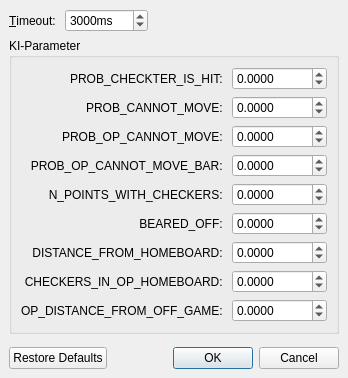
<ui version="4.0" >
 <class>AISettingsDialog</class>
 <widget class="QDialog" name="AISettingsDialog" >
  <property name="geometry" >
   <rect>
    <x>0</x>
    <y>0</y>
    <width>335</width>
    <height>378</height>
   </rect>
  </property>
  <property name="sizePolicy" >
   <sizepolicy>
    <hsizetype>0</hsizetype>
    <vsizetype>0</vsizetype>
    <horstretch>0</horstretch>
    <verstretch>0</verstretch>
   </sizepolicy>
  </property>
  <property name="windowTitle" >
   <string>KI-Einstellungen</string>
  </property>
  <property name="windowIcon" >
   <iconset resource="data/gui.qrc" >:/player_types/system.png</iconset>
  </property>
  <layout class="QVBoxLayout" >
   <property name="margin" >
    <number>9</number>
   </property>
   <property name="spacing" >
    <number>6</number>
   </property>
   <item>
    <layout class="QHBoxLayout" >
     <property name="margin" >
      <number>0</number>
     </property>
     <property name="spacing" >
      <number>6</number>
     </property>
     <item>
      <widget class="QLabel" name="label_6" >
       <property name="text" >
        <string>&amp;Timeout: </string>
       </property>
       <property name="alignment" >
        <set>Qt::AlignRight|Qt::AlignTrailing|Qt::AlignVCenter</set>
       </property>
       <property name="buddy" >
        <cstring>timeout</cstring>
       </property>
      </widget>
     </item>
     <item>
      <widget class="QSpinBox" name="timeout" >
       <property name="suffix" >
        <string>ms</string>
       </property>
       <property name="maximum" >
        <number>999999999</number>
       </property>
       <property name="singleStep" >
        <number>1000</number>
       </property>
       <property name="value" >
        <number>3000</number>
       </property>
      </widget>
     </item>
     <item>
      <spacer>
       <property name="orientation" >
        <enum>Qt::Horizontal</enum>
       </property>
       <property name="sizeHint" >
        <size>
         <width>0</width>
         <height>0</height>
        </size>
       </property>
      </spacer>
     </item>
    </layout>
   </item>
   <item>
    <widget class="QGroupBox" name="group_factors" >
     <property name="title" >
      <string>KI-Parameter</string>
     </property>
     <layout class="QGridLayout" >
      <property name="margin" >
       <number>9</number>
      </property>
      <property name="spacing" >
       <number>6</number>
      </property>
      <item row="5" column="0" >
       <widget class="QLabel" name="label_4" >
        <property name="toolTip" >
         <string>Einflussstärke der Zahl der ausgewürfelten Spielsteine.</string>
        </property>
        <property name="text" >
         <string>BEARED_OFF: </string>
        </property>
        <property name="alignment" >
         <set>Qt::AlignRight|Qt::AlignTrailing|Qt::AlignVCenter</set>
        </property>
        <property name="buddy" >
         <cstring>beared_off</cstring>
        </property>
       </widget>
      </item>
      <item row="1" column="1" >
       <widget class="QDoubleSpinBox" name="prob_cannot_move" >
        <property name="toolTip" >
         <string>Einflussstärke der Wahrscheinlichkeit, dass die KI im nächsten Zug zugunfähig ist.</string>
        </property>
        <property name="decimals" >
         <number>4</number>
        </property>
        <property name="maximum" >
         <double>10000.000000000000000</double>
        </property>
        <property name="minimum" >
         <double>-10000.000000000000000</double>
        </property>
       </widget>
      </item>
      <item row="8" column="1" >
       <widget class="QDoubleSpinBox" name="op_distance_from_off_game" >
        <property name="toolTip" >
         <string>Einflussstärke der durschnittlichen Entfernung der Spielsteine des Gegners bis diese ausgewürfelt sind.</string>
        </property>
        <property name="decimals" >
         <number>4</number>
        </property>
        <property name="maximum" >
         <double>10000.000000000000000</double>
        </property>
        <property name="minimum" >
         <double>-10000.000000000000000</double>
        </property>
       </widget>
      </item>
      <item row="8" column="0" >
       <widget class="QLabel" name="label_5" >
        <property name="toolTip" >
         <string>Einflussstärke der durschnittlichen Entfernung der Spielsteine des Gegners bis diese ausgewürfelt sind.</string>
        </property>
        <property name="text" >
         <string>OP_DISTANCE_FROM_OFF_GAME: </string>
        </property>
        <property name="alignment" >
         <set>Qt::AlignRight|Qt::AlignTrailing|Qt::AlignVCenter</set>
        </property>
        <property name="buddy" >
         <cstring>op_distance_from_off_game</cstring>
        </property>
       </widget>
      </item>
      <item row="2" column="1" >
       <widget class="QDoubleSpinBox" name="prob_op_cannot_move" >
        <property name="toolTip" >
         <string>Einflussstärke der Wahrscheinlichkeit, dass der Gegner im nächsten Zug zugunfähig ist.</string>
        </property>
        <property name="decimals" >
         <number>4</number>
        </property>
        <property name="maximum" >
         <double>9999.999900000000707</double>
        </property>
        <property name="minimum" >
         <double>-9999.999900000000707</double>
        </property>
       </widget>
      </item>
      <item row="5" column="1" >
       <widget class="QDoubleSpinBox" name="beared_off" >
        <property name="toolTip" >
         <string>Einflussstärke der Zahl der ausgewürfelten Spielsteine.</string>
        </property>
        <property name="decimals" >
         <number>4</number>
        </property>
        <property name="maximum" >
         <double>9999.999900000000707</double>
        </property>
        <property name="minimum" >
         <double>-9999.999900000000707</double>
        </property>
       </widget>
      </item>
      <item row="2" column="0" >
       <widget class="QLabel" name="label_2" >
        <property name="toolTip" >
         <string>Einflussstärke der Wahrscheinlichkeit, dass der Gegner im nächsten Zug zugunfähig ist.</string>
        </property>
        <property name="text" >
         <string>PROB_OP_CANNOT_MOVE: </string>
        </property>
        <property name="alignment" >
         <set>Qt::AlignRight|Qt::AlignTrailing|Qt::AlignVCenter</set>
        </property>
        <property name="buddy" >
         <cstring>prob_op_cannot_move</cstring>
        </property>
       </widget>
      </item>
      <item row="1" column="0" >
       <widget class="QLabel" name="label_7" >
        <property name="toolTip" >
         <string>Einflussstärke der Wahrscheinlichkeit, dass die KI im nächsten Zug zugunfähig ist.</string>
        </property>
        <property name="text" >
         <string>PROB_CANNOT_MOVE: </string>
        </property>
        <property name="alignment" >
         <set>Qt::AlignRight|Qt::AlignTrailing|Qt::AlignVCenter</set>
        </property>
        <property name="buddy" >
         <cstring>prob_cannot_move</cstring>
        </property>
       </widget>
      </item>
      <item row="7" column="1" >
       <widget class="QDoubleSpinBox" name="checkers_in_op_homeboard" >
        <property name="toolTip" >
         <string>Einflussstärke der Anzahl der eigenen Spielsteine im gegnerischen Homeboard und auf der Bar.</string>
        </property>
        <property name="decimals" >
         <number>4</number>
        </property>
        <property name="maximum" >
         <double>10000.000000000000000</double>
        </property>
        <property name="minimum" >
         <double>-10000.000000000000000</double>
        </property>
        <property name="value" >
         <double>0.000000000000000</double>
        </property>
       </widget>
      </item>
      <item row="6" column="0" >
       <widget class="QLabel" name="label_8" >
        <property name="toolTip" >
         <string>Einflussstärke der durchschnittlichen Entfernung vom Homeboard.</string>
        </property>
        <property name="text" >
         <string>DISTANCE_FROM_HOMEBOARD: </string>
        </property>
        <property name="alignment" >
         <set>Qt::AlignRight|Qt::AlignTrailing|Qt::AlignVCenter</set>
        </property>
        <property name="buddy" >
         <cstring>distance_from_homeboard</cstring>
        </property>
       </widget>
      </item>
      <item row="7" column="0" >
       <widget class="QLabel" name="label_9" >
        <property name="toolTip" >
         <string>Einflussstärke der Anzahl der eigenen Spielsteine im gegnerischen Homeboard und auf der Bar.</string>
        </property>
        <property name="text" >
         <string>CHECKERS_IN_OP_HOMEBOARD: </string>
        </property>
        <property name="alignment" >
         <set>Qt::AlignRight|Qt::AlignTrailing|Qt::AlignVCenter</set>
        </property>
        <property name="buddy" >
         <cstring>checkers_in_op_homeboard</cstring>
        </property>
       </widget>
      </item>
      <item row="6" column="1" >
       <widget class="QDoubleSpinBox" name="distance_from_homeboard" >
        <property name="toolTip" >
         <string>Einflussstärke der durchschnittlichen Entfernung vom Homeboard.</string>
        </property>
        <property name="decimals" >
         <number>4</number>
        </property>
        <property name="maximum" >
         <double>10000.000000000000000</double>
        </property>
        <property name="minimum" >
         <double>-10000.000000000000000</double>
        </property>
       </widget>
      </item>
      <item row="0" column="0" >
       <widget class="QLabel" name="label" >
        <property name="toolTip" >
         <string>Einflussstärke der Wahrscheinlichkeit, dass ein eigener Spielstein geschlagen wird.</string>
        </property>
        <property name="text" >
         <string>PROB_CHECKTER_IS_HIT: </string>
        </property>
        <property name="alignment" >
         <set>Qt::AlignRight|Qt::AlignTrailing|Qt::AlignVCenter</set>
        </property>
        <property name="buddy" >
         <cstring>prob_checker_is_hit</cstring>
        </property>
       </widget>
      </item>
      <item row="4" column="1" >
       <widget class="QDoubleSpinBox" name="n_points_with_checkers" >
        <property name="toolTip" >
         <string>Einflussstärke der Zahl der "Zungen" mit mindestens zwei eigenen Spielsteinen.</string>
        </property>
        <property name="decimals" >
         <number>4</number>
        </property>
        <property name="maximum" >
         <double>9999.989999999999782</double>
        </property>
        <property name="minimum" >
         <double>-9999.989999999999782</double>
        </property>
       </widget>
      </item>
      <item row="0" column="1" >
       <widget class="QDoubleSpinBox" name="prob_checker_is_hit" >
        <property name="toolTip" >
         <string>Einflussstärke der Wahrscheinlichkeit, dass ein eigener Spielstein geschlagen wird.</string>
        </property>
        <property name="decimals" >
         <number>4</number>
        </property>
        <property name="maximum" >
         <double>10000.000000000000000</double>
        </property>
        <property name="minimum" >
         <double>-9999.998999999999796</double>
        </property>
       </widget>
      </item>
      <item row="4" column="0" >
       <widget class="QLabel" name="label_3" >
        <property name="toolTip" >
         <string>Einflussstärke der Zahl der "Zungen" mit mindestens zwei eigenen Spielsteinen.</string>
        </property>
        <property name="text" >
         <string>N_POINTS_WITH_CHECKERS: </string>
        </property>
        <property name="alignment" >
         <set>Qt::AlignRight|Qt::AlignTrailing|Qt::AlignVCenter</set>
        </property>
        <property name="buddy" >
         <cstring>n_points_with_checkers</cstring>
        </property>
       </widget>
      </item>
      <item row="3" column="0" >
       <widget class="QLabel" name="label_10" >
        <property name="toolTip" >
         <string>Einflussstärke der Wahrscheinlichkeit, dass der gegnerische Spieler zugunfähig ist, weil er noch Steine auf der Bar hat.</string>
        </property>
        <property name="text" >
         <string>PROB_OP_CANNOT_MOVE_BAR: </string>
        </property>
        <property name="alignment" >
         <set>Qt::AlignRight|Qt::AlignTrailing|Qt::AlignVCenter</set>
        </property>
        <property name="buddy" >
         <cstring>prob_op_cannot_move_bar</cstring>
        </property>
       </widget>
      </item>
      <item row="3" column="1" >
       <widget class="QDoubleSpinBox" name="prob_op_cannot_move_bar" >
        <property name="toolTip" >
         <string>Einflussstärke der Wahrscheinlichkeit, dass der gegnerische Spieler zugunfähig ist, weil er noch Steine auf der Bar hat.</string>
        </property>
        <property name="decimals" >
         <number>4</number>
        </property>
        <property name="maximum" >
         <double>10000.000000000000000</double>
        </property>
        <property name="minimum" >
         <double>-10000.000000000000000</double>
        </property>
       </widget>
      </item>
     </layout>
    </widget>
   </item>
   <item>
    <spacer>
     <property name="orientation" >
      <enum>Qt::Vertical</enum>
     </property>
     <property name="sizeHint" >
      <size>
       <width>0</width>
       <height>0</height>
      </size>
     </property>
    </spacer>
   </item>
   <item>
    <widget class="QDialogButtonBox" name="buttonBox" >
     <property name="orientation" >
      <enum>Qt::Horizontal</enum>
     </property>
     <property name="standardButtons" >
      <set>QDialogButtonBox::Cancel|QDialogButtonBox::NoButton|QDialogButtonBox::Ok|QDialogButtonBox::RestoreDefaults</set>
     </property>
    </widget>
   </item>
  </layout>
 </widget>
 <tabstops>
  <tabstop>timeout</tabstop>
  <tabstop>prob_checker_is_hit</tabstop>
  <tabstop>prob_cannot_move</tabstop>
  <tabstop>prob_op_cannot_move</tabstop>
  <tabstop>prob_op_cannot_move_bar</tabstop>
  <tabstop>n_points_with_checkers</tabstop>
  <tabstop>beared_off</tabstop>
  <tabstop>distance_from_homeboard</tabstop>
  <tabstop>checkers_in_op_homeboard</tabstop>
  <tabstop>op_distance_from_off_game</tabstop>
  <tabstop>buttonBox</tabstop>
 </tabstops>
 <resources>
  <include location="data/gui.qrc" />
 </resources>
 <connections>
  <connection>
   <sender>buttonBox</sender>
   <signal>accepted()</signal>
   <receiver>AISettingsDialog</receiver>
   <slot>accept()</slot>
   <hints>
    <hint type="sourcelabel" >
     <x>254</x>
     <y>368</y>
    </hint>
    <hint type="destinationlabel" >
     <x>157</x>
     <y>218</y>
    </hint>
   </hints>
  </connection>
  <connection>
   <sender>buttonBox</sender>
   <signal>rejected()</signal>
   <receiver>AISettingsDialog</receiver>
   <slot>reject()</slot>
   <hints>
    <hint type="sourcelabel" >
     <x>322</x>
     <y>368</y>
    </hint>
    <hint type="destinationlabel" >
     <x>286</x>
     <y>218</y>
    </hint>
   </hints>
  </connection>
 </connections>
</ui>
